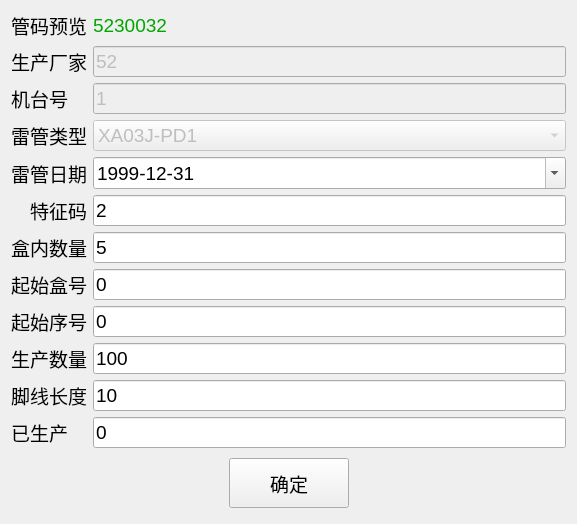
<?xml version="1.0" encoding="UTF-8"?>
<ui version="4.0">
 <class>ProductionSet</class>
 <widget class="QWidget" name="ProductionSet">
  <property name="geometry">
   <rect>
    <x>0</x>
    <y>0</y>
    <width>575</width>
    <height>524</height>
   </rect>
  </property>
  <property name="font">
   <font>
    <pointsize>14</pointsize>
   </font>
  </property>
  <property name="windowTitle">
   <string>Form</string>
  </property>
  <layout class="QGridLayout" name="gridLayout_2">
   <item row="0" column="0">
    <layout class="QVBoxLayout" name="verticalLayout">
     <property name="sizeConstraint">
      <enum>QLayout::SetDefaultConstraint</enum>
     </property>
     <item>
      <layout class="QGridLayout" name="gridLayout">
       <item row="13" column="0">
        <widget class="QLabel" name="label_12">
         <property name="text">
          <string>已生产</string>
         </property>
        </widget>
       </item>
       <item row="9" column="0">
        <widget class="QLabel" name="label_4">
         <property name="text">
          <string>起始盒号</string>
         </property>
        </widget>
       </item>
       <item row="7" column="0">
        <widget class="QLabel" name="label_6">
         <property name="text">
          <string>盒内数量</string>
         </property>
        </widget>
       </item>
       <item row="5" column="0">
        <widget class="QLabel" name="label_3">
         <property name="text">
          <string>特征码</string>
         </property>
         <property name="alignment">
          <set>Qt::AlignRight|Qt::AlignTrailing|Qt::AlignVCenter</set>
         </property>
        </widget>
       </item>
       <item row="4" column="0">
        <widget class="QLabel" name="label_2">
         <property name="text">
          <string>雷管日期</string>
         </property>
        </widget>
       </item>
       <item row="2" column="0">
        <widget class="QLabel" name="labelBoxInPack">
         <property name="text">
          <string>机台号</string>
         </property>
        </widget>
       </item>
       <item row="12" column="0">
        <widget class="QLabel" name="label_10">
         <property name="text">
          <string>脚线长度</string>
         </property>
        </widget>
       </item>
       <item row="1" column="2">
        <widget class="QLineEdit" name="factory">
         <property name="enabled">
          <bool>false</bool>
         </property>
         <property name="text">
          <string>52</string>
         </property>
        </widget>
       </item>
       <item row="7" column="2">
        <widget class="QLineEdit" name="numberInBox">
         <property name="enabled">
          <bool>true</bool>
         </property>
         <property name="text">
          <string>5</string>
         </property>
        </widget>
       </item>
       <item row="12" column="2">
        <widget class="QLineEdit" name="lineLength">
         <property name="enabled">
          <bool>true</bool>
         </property>
         <property name="text">
          <string>10</string>
         </property>
         <property name="placeholderText">
          <string>脚线长度范围2到99</string>
         </property>
        </widget>
       </item>
       <item row="10" column="0">
        <widget class="QLabel" name="label_5">
         <property name="text">
          <string>起始序号</string>
         </property>
        </widget>
       </item>
       <item row="0" column="0">
        <widget class="QLabel" name="label_9">
         <property name="text">
          <string>管码预览</string>
         </property>
        </widget>
       </item>
       <item row="3" column="0">
        <widget class="QLabel" name="label_7">
         <property name="text">
          <string>雷管类型</string>
         </property>
        </widget>
       </item>
       <item row="1" column="0">
        <widget class="QLabel" name="label">
         <property name="text">
          <string>生产厂家</string>
         </property>
        </widget>
       </item>
       <item row="10" column="2">
        <widget class="QLineEdit" name="serialMin">
         <property name="enabled">
          <bool>true</bool>
         </property>
         <property name="text">
          <string>0</string>
         </property>
        </widget>
       </item>
       <item row="2" column="2">
        <widget class="QLineEdit" name="machineIDSet">
         <property name="enabled">
          <bool>false</bool>
         </property>
         <property name="text">
          <string>1</string>
         </property>
        </widget>
       </item>
       <item row="9" column="2">
        <widget class="QLineEdit" name="boxMin">
         <property name="enabled">
          <bool>true</bool>
         </property>
         <property name="text">
          <string>0</string>
         </property>
        </widget>
       </item>
       <item row="4" column="2">
        <widget class="QDateEdit" name="productDate">
         <property name="enabled">
          <bool>true</bool>
         </property>
         <property name="sizePolicy">
          <sizepolicy hsizetype="Minimum" vsizetype="Preferred">
           <horstretch>0</horstretch>
           <verstretch>0</verstretch>
          </sizepolicy>
         </property>
         <property name="dateTime">
          <datetime>
           <hour>0</hour>
           <minute>0</minute>
           <second>0</second>
           <year>1999</year>
           <month>12</month>
           <day>31</day>
          </datetime>
         </property>
         <property name="displayFormat">
          <string>yyyy-M-d</string>
         </property>
         <property name="calendarPopup">
          <bool>true</bool>
         </property>
        </widget>
       </item>
       <item row="11" column="2">
        <widget class="QLineEdit" name="detCount">
         <property name="enabled">
          <bool>true</bool>
         </property>
         <property name="text">
          <string>100</string>
         </property>
        </widget>
       </item>
       <item row="5" column="2">
        <widget class="QLineEdit" name="feature">
         <property name="text">
          <string>2</string>
         </property>
        </widget>
       </item>
       <item row="0" column="2">
        <widget class="QLabel" name="label_11">
         <property name="enabled">
          <bool>false</bool>
         </property>
         <property name="styleSheet">
          <string notr="true">font: 26pt &quot;黑体&quot;;
color: rgb(0, 166, 0);</string>
         </property>
         <property name="text">
          <string>5230032</string>
         </property>
        </widget>
       </item>
       <item row="11" column="0">
        <widget class="QLabel" name="label_8">
         <property name="text">
          <string>生产数量</string>
         </property>
        </widget>
       </item>
       <item row="13" column="2">
        <widget class="QLineEdit" name="productedNum">
         <property name="enabled">
          <bool>true</bool>
         </property>
         <property name="text">
          <string>0</string>
         </property>
        </widget>
       </item>
       <item row="3" column="2">
        <widget class="QComboBox" name="detType">
         <property name="enabled">
          <bool>false</bool>
         </property>
         <item>
          <property name="text">
           <string>XA03J-PD1</string>
          </property>
         </item>
         <item>
          <property name="text">
           <string>KC3J_MA</string>
          </property>
         </item>
         <item>
          <property name="text">
           <string>XA03J-PD2</string>
          </property>
         </item>
        </widget>
       </item>
      </layout>
     </item>
     <item>
      <spacer name="verticalSpacer_2">
       <property name="orientation">
        <enum>Qt::Vertical</enum>
       </property>
       <property name="sizeHint" stdset="0">
        <size>
         <width>555</width>
         <height>13</height>
        </size>
       </property>
      </spacer>
     </item>
     <item>
      <layout class="QHBoxLayout" name="horizontalLayout">
       <item>
        <spacer name="horizontalSpacer">
         <property name="orientation">
          <enum>Qt::Horizontal</enum>
         </property>
         <property name="sizeHint" stdset="0">
          <size>
           <width>40</width>
           <height>20</height>
          </size>
         </property>
        </spacer>
       </item>
       <item>
        <widget class="QPushButton" name="ok">
         <property name="minimumSize">
          <size>
           <width>120</width>
           <height>50</height>
          </size>
         </property>
         <property name="text">
          <string>确定</string>
         </property>
        </widget>
       </item>
       <item>
        <spacer name="horizontalSpacer_2">
         <property name="orientation">
          <enum>Qt::Horizontal</enum>
         </property>
         <property name="sizeHint" stdset="0">
          <size>
           <width>40</width>
           <height>20</height>
          </size>
         </property>
        </spacer>
       </item>
      </layout>
     </item>
     <item>
      <spacer name="verticalSpacer">
       <property name="orientation">
        <enum>Qt::Vertical</enum>
       </property>
       <property name="sizeHint" stdset="0">
        <size>
         <width>464</width>
         <height>13</height>
        </size>
       </property>
      </spacer>
     </item>
    </layout>
   </item>
  </layout>
 </widget>
 <tabstops>
  <tabstop>productDate</tabstop>
  <tabstop>numberInBox</tabstop>
  <tabstop>boxMin</tabstop>
  <tabstop>serialMin</tabstop>
  <tabstop>detCount</tabstop>
  <tabstop>lineLength</tabstop>
  <tabstop>ok</tabstop>
 </tabstops>
 <resources/>
 <connections/>
</ui>
